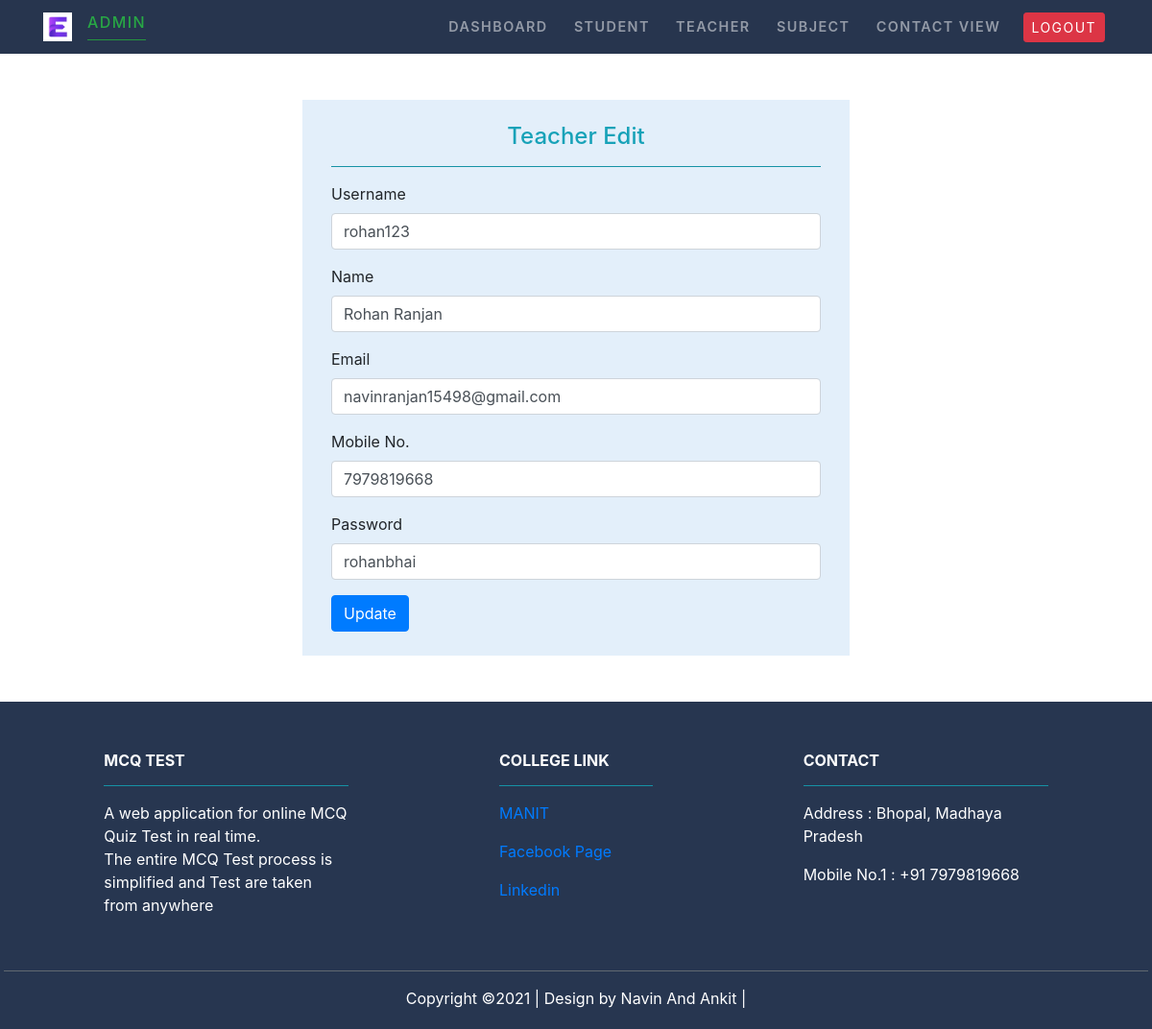
Screenshot of /edit_teacher/3/ with the database file from the repository.
### Teacher/models.py (models this page shows, shortened)
class Teacher(models.Model):
    username=models.CharField(max_length=20)
    name=models.CharField(max_length=50)
    subject = models.ForeignKey(Subject,on_delete=models.CASCADE)
    email=models.EmailField(max_length=100)
    mobile= models.CharField(max_length=11)
    password=models.CharField(max_length=30)

### MCQ_Test/views.py (the view, shortened to what this page needs)
# urls.py: path('edit_teacher/<int:id>/',views.admin_edit_teacher,name="editteacher"),
def admin_edit_teacher(request,id):
    stu=Teacher.objects.get(pk=id)
    return render(request,'MCQ_Test/adminteacheredit.html',{'stu':stu})

### MCQ_Test/templates/MCQ_Test/adminteacheredit.html (shortened to what this page needs)
{% extends 'MCQ_Test/adminbase.html' %}
{% load static %}
{% block content %}
<div class="container py-5">
        <div class="row justify-content-center align-items-center ">
          <div class="col-md-6 " style="background-color: rgb(227, 239, 250);">
              <div class="col-md-12 py-4">
                  <div class="text-center text-info" >
                      <h4> Teacher Edit</h4>
                  </div>
                      <hr class="bg-info">
                           <form action="{% url 'editteacher' stu.id %}" method="POST">
                            <div class="form-group">
                              <label >Username</label>
                              <input type="Username" class="form-control" name="username" Required value="{{stu.username}}" >
                            </div>
                            <div class="form-group">
                              <label for="exampleInputPassword1">Name</label>
                              <input type="text" class="form-control" name="uname" Required value="{{stu.name}}" >
                            </div>
                            <div class="form-group">
                              <label for="exampleInputPassword1">Email</label>
                              <input type="email" class="form-control" name="uemail" Required value="{{stu.email}}">
                            </div>
                            <div class="form-group">
                              <label for="exampleInputPassword1">Mobile No. </label>
                              <input type="number" class="form-control" name="umobile"Required value="{{stu.mobile}}" >
                            </div>
                            <div class="form-group">
                              <label for="exampleInputPassword1">Password</label>
                              <input type="text" class="form-control" name="upass" Required value="{{stu.password}}" >
                            </div>
                            <button type="submit" class="btn btn-primary">Update</button>
                          </form>
                          <div class='col-sm-4'>
                          </div>
                      </div>
                   </div>
            </div>
        </div>
{% endblock content %}

### rows the page displays
Teacher: username "rohan123", uname "Rohan Ranjan", uemail "navinranjan15498@gmail.com", umobile "7979819668", upass "rohanbhai"
